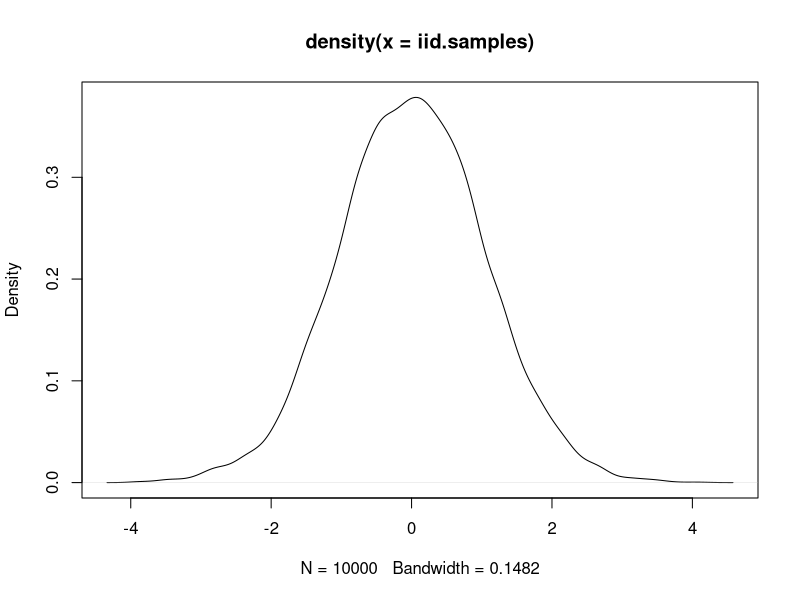
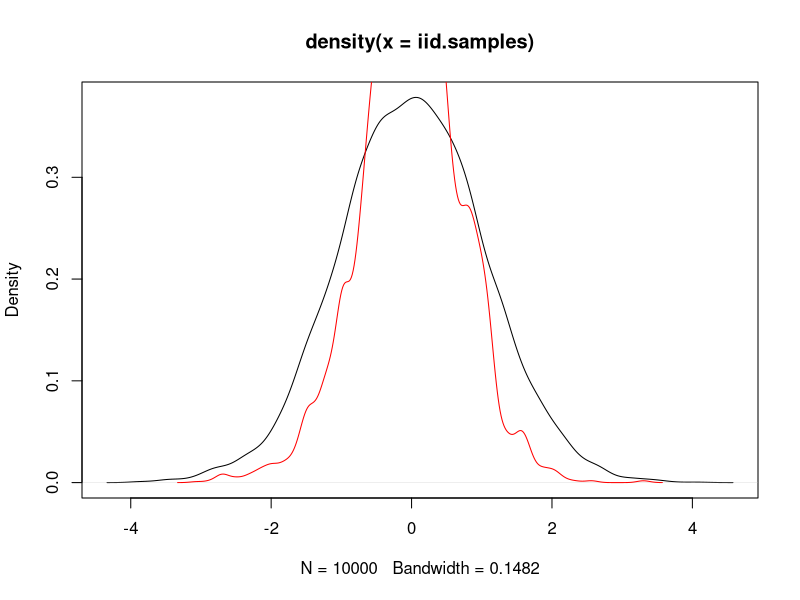
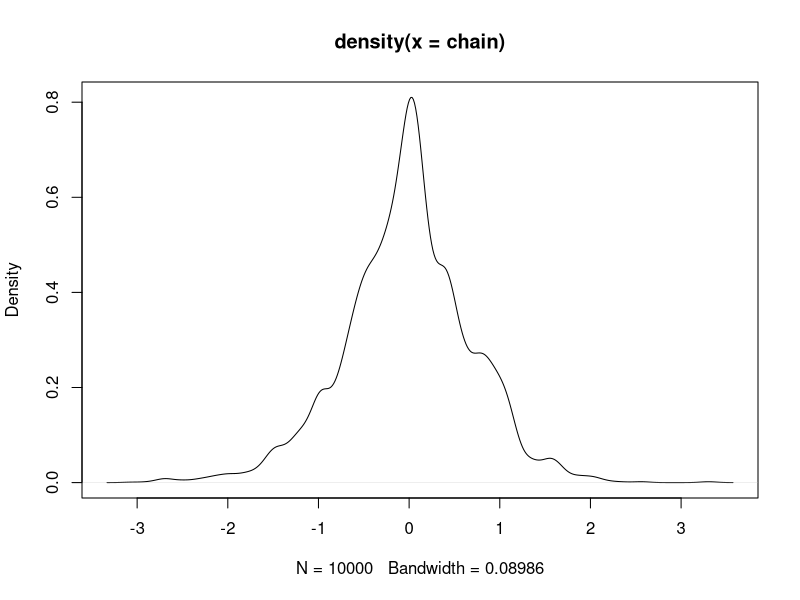
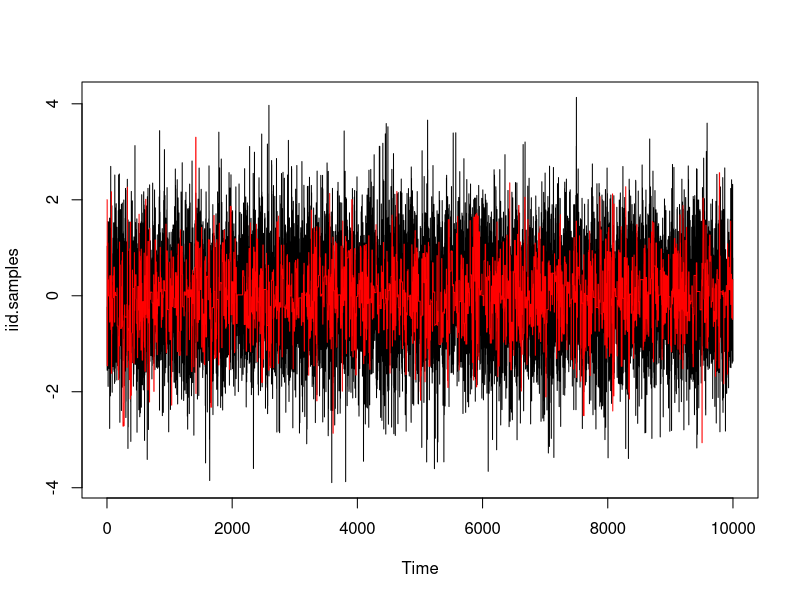

Generate these figures, in order, with R:
N <- 1e4
k <- 50
iid.samples <- rt(n = N, df = k)
plot(density(iid.samples))

# Solution : 
t_mh <- function(N = 1e3, k, h){
  
  out.vect <- numeric(length = N)
  acc.prob <- 0
  out.vect[1] <- 2
  
  for(t in 2:N){
    prop.curr <- rnorm(1,out.vect[t-1],sqrt(h))
    y.curr <- prop.curr^3
    
    alpha <- (dt(prop.curr, k)*sqrt(abs(out.vect[t-1])))/(dt(out.vect[t-1],k)*sqrt(abs(y.curr))) # Since q is normal hence q(qbrt(x)|z)/q(qbrt(z)|x) = 1    
    
    alpha <- min(1,alpha)
    
    U.curr <- runif(1)
    if(U.curr <= alpha){
      out.vect[t] <- prop.curr
      acc.prob <- acc.prob + 1
    }
    else{
      out.vect[t] <- out.vect[t-1]
    }
  }
  
  print(acc.prob/N)
  return(out.vect)
}

chain <- t_mh(N,k,20)
plot(density(iid.samples))
lines(density(chain), col = "red")
plot(density(chain))

plot.ts(iid.samples)
lines(1:N,chain,col = "red")